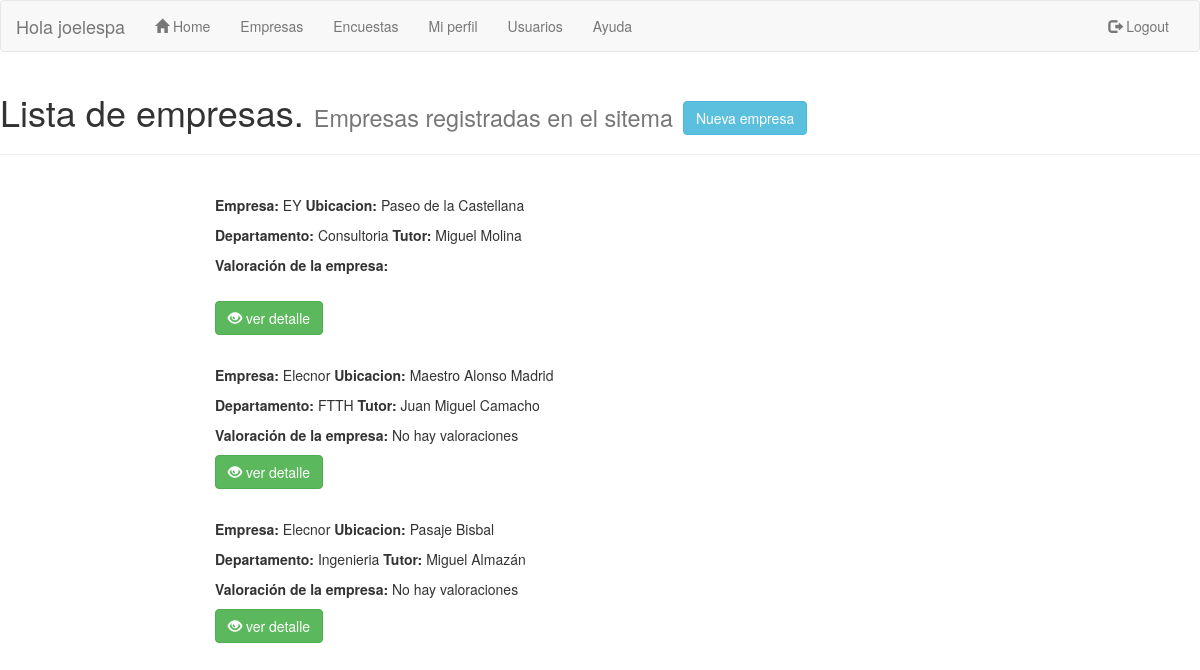
The app's page /empresas/ (signed in) with its own data.
### sopa/models.py (models this page shows)
class usuarios (AbstractUser):
    id_grado = models.IntegerField(null=True,blank=True,default='0')

class empresas (models.Model):
    nombre_empresa = models.TextField(max_length=30,null=True,blank=True,default='')
    created_date = models.DateTimeField(default=timezone.now)
    ubicacion = models.TextField(max_length=40,null=True,blank=True,default='')
    tutor = models.TextField(max_length=25,null=True,blank=True,default='')
    departamento = models.TextField(max_length=20,null=True,blank=True,default='')
    valoracion = models.IntegerField(null=True,blank=True,default='0')

### sopa/views.py (the view)
# urls.py: url(r'^empresas/$', views.lista_empresas, name='lista_empresas'),
@login_required
def lista_empresas(request):
    empresa = empresas.objects.all().order_by('nombre_empresa')
    for x in empresa:
        notamedia(x)
    return render(request, 'sopa/lista_empresas.html', {'titulo': 'SOPA lista empresas' ,'empresas' : empresa})

### sopa/templates/sopa/lista_empresas.html (shortened to what this page needs)
{% extends "sopa/index.html" %}
{% block content %}
<div class="page-header">
  <h1>Lista de empresas. <small>Empresas registradas en el sitema</small>            <a href="/empresas/new" class="btn btn-info" role="button">      Nueva empresa</a></h1>
</div>
<br>
 <div class ="col-md-8 col-md-offset-2">
   {% for empresa in empresas %}
    <p><b> Empresa:</b>  {{empresa.nombre_empresa}} <b>Ubicacion:</b>  {{empresa.ubicacion}} </p>
    <p><b>Departamento:</b>  {{empresa.departamento}} <b>Tutor:</b>  {{empresa.tutor}} </p>
    <p><b>Valoración de la empresa:</b>
      {%if empresa.valoracion != 0%} <span class="rating-static rating-{{empresa.valoracion}}0"></span></p>
      {%else%} No hay valoraciones</p>
      {%endif%}
    <p><a href= '/empresas/{{empresa.pk}}' class="btn btn-success" role="button">
      <span class="glyphicon glyphicon-eye-open" aria-hidden="true"></span>    ver detalle</a></span></p>
    <br>
  {% endfor %}
  </div>
{% endblock content %}

### sopa/templates/sopa/index.html (shortened to what this page needs)
{% load staticfiles %}
<!DOCTYPE html>
<html lang="en">
<head>
  <link rel="stylesheet" href="https://maxcdn.bootstrapcdn.com/bootstrap/3.3.7/css/bootstrap.min.css">
  <link rel="stylesheet" href="{% static 'css/sopa.css' %}">
  <link href="//maxcdn.bootstrapcdn.com/font-awesome/4.1.0/css/font-awesome.min.css" rel="stylesheet">
</head>
<body>
  <nav class="navbar navbar-default">
    <div class="container-fluid">
      <div class="navbar-header">
        <a class="navbar-brand" >Hola {{ user.username }}</a>
      </div>
      <div class="collapse navbar-collapse" id="myNavbar">
        <ul class="nav navbar-nav">
          <li><a href="/"><span class="glyphicon glyphicon-home" aria-hidden="true"></span> Home</a></li>
          <li><a title="Empresas" href="/empresas">Empresas</a></li>
          <li><a title="Encuestas" href="/encuesta">Encuestas</a></li>
          <li><a title="Mi perfil" href="/usuarios/miperfil">Mi perfil</a></li>
          <li><a title="Usuarios" href="/usuarios">Usuarios</a></li>
          <li><a title="Ayuda" href="/ayuda">Ayuda</a></li>
        </ul>
        <ul class="nav navbar-nav navbar-right">
          {% if user.is_authenticated %}
          <li><a href="/logout"><span class="glyphicon glyphicon-log-out"></span> Logout</a></li>
          {% else %}
          <li><a href="/login"><span class="glyphicon glyphicon-log-in"></span> Sing In</a></li>
          {% endif %}
        </ul>
      </div>
  </div>
</nav>
<body>
{% block content %}
{% endblock content %}
</body>

### sopa/static/css/sopa.css (style rules this page uses)
.rating-static { width: 60px; height: 16px; display: block; background: url('http://www.itsalif.info/blogfiles/rating/star-rating.png') 0 0 no-repeat; }
.rating-50 { background-position: 0 0; }

### records on screen
usuarios: username "joelespa"
empresas: nombre_empresa "EY", ubicacion "Paseo de la Castellana", departamento "Consultoria", tutor "Miguel Molina"
empresas: nombre_empresa "Elecnor", ubicacion "Maestro Alonso Madrid", departamento "FTTH", tutor "Juan Miguel Camacho", valoracion "No hay valoraciones"
empresas: nombre_empresa "Elecnor", ubicacion "Pasaje Bisbal", departamento "Ingenieria", tutor "Miguel Almazán", valoracion "No hay valoraciones"
